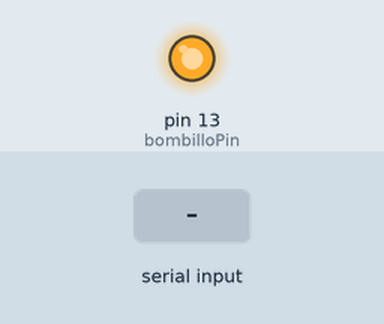
Simulated run of this sketch. Board: Arduino Uno, built with avr-gcc and run on an emulated ATmega328P. On the bench: output pins drawn as LEDs (lit = HIGH). Inputs (shaded band) come from the test bench.

Above: at 1.2 s.
1.3 s: "1" received over Serial
At 2.0 s:
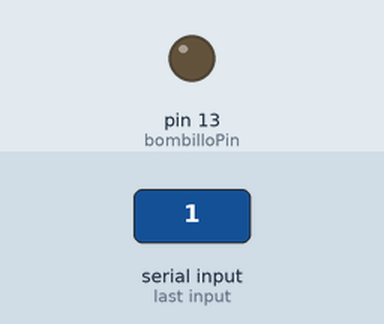
2.8 s: "0" received over Serial
At 3.2 s:
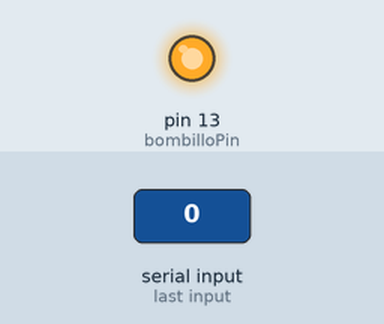
Timing chart, 0 to 5.8 s (numbered marks = the images above; inputs shaded):
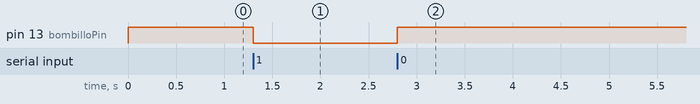

Measured:
- after the input at 1.3 s, pin 13 (bombilloPin): HIGH → LOW at once
- after the input at 2.8 s, pin 13 (bombilloPin): LOW → HIGH at once

The sketch:

reaccion.ino
```cpp
int bombilloPin = 13;
char incomingByte;

void setup() {
  Serial.begin(9600);
  pinMode( bombilloPin, OUTPUT);

  // Enciende el bombillo al inicio
  digitalWrite( bombilloPin, HIGH);;
}

void loop() {
  if (Serial.available() > 0) {
    incomingByte = Serial.read();
    if (incomingByte == '1') {
      digitalWrite( bombilloPin, LOW);  // Enciende el bombillo (lógica inversa)
    } else if (incomingByte == '0') {
      digitalWrite( bombilloPin, HIGH);  // Apaga el bombillo(lógica inversa)
    }
  }
}
```
